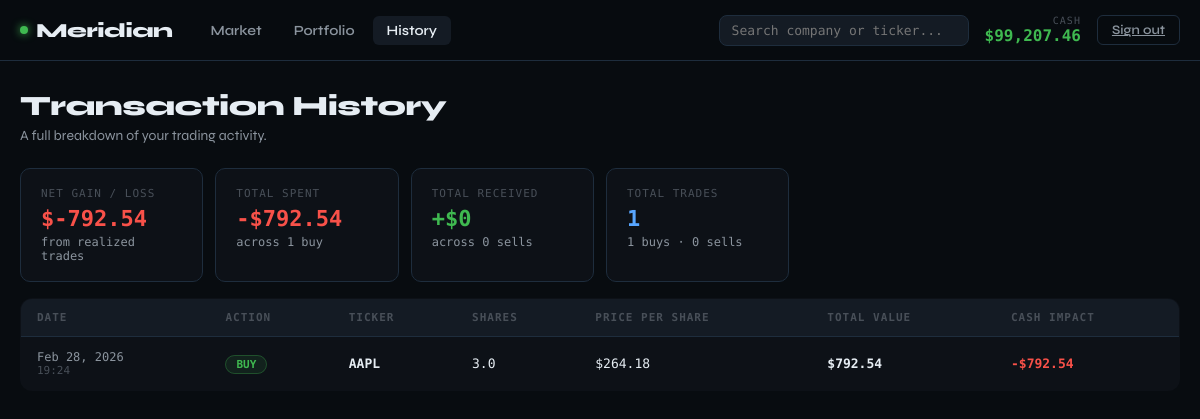
/stocks/history/ (signed in), run on the app's committed database.
### stocks/models.py (models this page shows, shortened)
class Transaction(models.Model):
    BUY = 'BUY'
    SELL = 'SELL'
    ACTION_CHOICES = [(BUY, 'Buy'), (SELL, 'Sell')]
    user = models.ForeignKey(User, on_delete=models.CASCADE)
    ticker = models.CharField(max_length=10)
    action = models.CharField(max_length=4, choices=ACTION_CHOICES)
    shares = models.FloatField()
    price = models.FloatField()
    total = models.FloatField()
    created_at = models.DateTimeField(auto_now_add=True)

### stocks/views.py (the view, shortened to what this page needs)
# urls.py: path('history/', views.transactions_view, name='transactions'),
@login_required
def transactions_view(request):
    txns = Transaction.objects.filter(user=request.user).order_by('-created_at')[:50]
    profile = Profile.objects.get(user=request.user)
    total_spent = sum(t.total for t in txns if t.action == 'BUY')
    total_received = sum(t.total for t in txns if t.action == 'SELL')
    net = round(total_received - total_spent, 2)
    total_trades = txns.count()
    buy_count = sum(1 for t in txns if t.action == 'BUY')
    sell_count = sum(1 for t in txns if t.action == 'SELL')
    sell_txns = [t for t in txns if t.action == 'SELL']
    best_trade = None
    worst_trade = None
    context = {
        'transactions': txns,
        'total_spent': round(total_spent, 2),
        'total_received': round(total_received, 2),
        'net': net,
        'total_trades': total_trades,
        'buy_count': buy_count,
        'sell_count': sell_count,
        'best_trade': best_trade,
        'worst_trade': worst_trade,
    }
    return render(request, 'stocks/transactions.html', context)

### stocks/templates/stocks/transactions.html (shortened to what this page needs)
{% extends "stocks/base.html" %}
{% block nav_history %}active{% endblock %}
{% block content %}
<div class="animate-in">
  <h1 style="font-weight:800;font-size:28px;letter-spacing:-0.5px;margin-bottom:4px">Transaction History</h1>
  <p style="color:var(--text2);font-size:14px;margin-bottom:24px">A full breakdown of your trading activity.</p>
  {% if transactions %}
  <div style="display:grid;grid-template-columns:repeat(auto-fill,minmax(160px,1fr));gap:12px;margin-bottom:16px">
    <div class="sum-card">
      <div class="sum-label">Net Gain / Loss</div>
      <div class="sum-val {% if net >= 0 %}positive{% else %}negative{% endif %}">
        {% if net >= 0 %}+{% endif %}${{ net }}
      </div>
      <div style="font-size:12px;color:var(--text2);margin-top:4px;font-family:var(--font-mono)">
        from realized trades
      </div>
    </div>
    <div class="sum-card">
      <div class="sum-label">Total Spent</div>
      <div class="sum-val negative">-${{ total_spent }}</div>
      <div style="font-size:12px;color:var(--text2);margin-top:4px;font-family:var(--font-mono)">across {{ buy_count }} buy{{ buy_count|pluralize }}</div>
    </div>
    <div class="sum-card">
      <div class="sum-label">Total Received</div>
      <div class="sum-val positive">+${{ total_received }}</div>
      <div style="font-size:12px;color:var(--text2);margin-top:4px;font-family:var(--font-mono)">across {{ sell_count }} sell{{ sell_count|pluralize }}</div>
    </div>
    <div class="sum-card">
      <div class="sum-label">Total Trades</div>
      <div class="sum-val" style="color:var(--accent)">{{ total_trades }}</div>
      <div style="font-size:12px;color:var(--text2);margin-top:4px;font-family:var(--font-mono)">{{ buy_count }} buys · {{ sell_count }} sells</div>
    </div>
  </div>
  <div style="overflow-x:auto">
    <table style="width:100%;border-collapse:collapse;background:var(--bg2);border:1px solid var(--border);border-radius:12px;overflow:hidden">
      <thead>
        <tr>
          <th>Date</th>
          <th>Action</th>
          <th>Ticker</th>
          <th>Shares</th>
          <th>Price Per Share</th>
          <th>Total Value</th>
          <th>Cash Impact</th>
        </tr>
      </thead>
      <tbody>
        {% for t in transactions %}
        <tr onclick="window.location='/stocks/stock/{{ t.ticker }}/'" style="cursor:pointer">
          <td class="td-base td-muted">
            <div>{{ t.created_at|date:"M d, Y" }}</div>
            <div style="font-size:11px;color:var(--text3)">{{ t.created_at|date:"H:i" }}</div>
          </td>
          <td class="td-base">
            <span class="badge {% if t.action == 'BUY' %}badge-buy{% else %}badge-sell{% endif %}">
              {{ t.action }}
            </span>
          </td>
          <td class="td-base td-bold">{{ t.ticker }}</td>
          <td class="td-base">{{ t.shares }}</td>
          <td class="td-base">${{ t.price }}</td>
          <td class="td-base td-bold">${{ t.total }}</td>
          <td class="td-base td-bold {% if t.action == 'BUY' %}negative{% else %}positive{% endif %}">
            {% if t.action == 'BUY' %}-{% else %}+{% endif %}${{ t.total }}
          </td>
        </tr>
        {% endfor %}
      </tbody>
    </table>
  </div>
  {% endif %}
</div>
{% endblock %}

### stocks/templates/stocks/base.html (shortened to what this page needs)
<!DOCTYPE html>
<html lang="en">
<head>
</head>
<body>
<nav>
  <div class="nav-inner">
    <a href="/stocks/" class="logo"><div class="dot"></div>Meridian</a>
    <div class="nav-links">
      <a href="/stocks/" class="nav-link {% block nav_market %}{% endblock %}">Market</a>
      <a href="/stocks/portfolio/" class="nav-link {% block nav_portfolio %}{% endblock %}">Portfolio</a>
      <a href="/stocks/history/" class="nav-link {% block nav_history %}{% endblock %}">History</a>
    </div>
    <div class="nav-right">
      <div class="search-wrap">
        <input class="search-input" id="searchInput" placeholder="Search company or ticker...">
      </div>
      <div class="balance-wrap">
        <span class="balance-label">Cash</span>
        <span class="balance-val" id="navBalance">—</span>
      </div>
      <a href="/logout/" class="logout-btn">Sign out</a>
    </div>
  </div>
</nav>
<main>
  {% block content %}{% endblock %}
</main>
</body>
</html>

### stocks/templates/stocks/base.html (style rules this page uses)
*, *::before, *::after { box-sizing: border-box; margin: 0; padding: 0; }
:root { --bg:#080c10;--bg2:#0d1117;--bg3:#141b24;--bg4:#1c2633; --border:#1e2d3d;--border2:#243447; --text:#e6edf3;--text2:#8b949e;--text3:#484f58; --green:#3fb950;--green2:#238636;--green-glow:rgba(63,185,80,0.15); --red:#f85149;--red2:#da3633;--red-glow:rgba(248,81,73,0.15); --accent:#58a6ff;--accent2:#1f6feb; --font-mono:'Space Mono',monospace;--font-display:'Syne',sans-serif; }
html,body { height:100%;background:var(--bg);color:var(--text);font-family:var(--font-display);-webkit-font-smoothing:antialiased; }
.animate-in { animation:fadeIn 0.4s ease forwards }
nav { background:rgba(8,12,16,0.95);border-bottom:1px solid var(--border);backdrop-filter:blur(12px);position:sticky;top:0;z-index:100; }
.nav-inner { max-width:1200px;margin:0 auto;padding:0 20px;display:flex;align-items:center;gap:24px;height:60px; }
.logo { font-weight:800;font-size:20px;letter-spacing:-0.5px;color:var(--text);text-decoration:none;display:flex;align-items:center;gap:8px; }
.dot { width:8px;height:8px;border-radius:50%;background:var(--green);box-shadow:0 0 8px var(--green);animation:pulse-green 2s infinite;flex-shrink:0; }
.nav-links { display:flex;gap:4px; }
.nav-link { padding:6px 14px;border-radius:6px;font-weight:600;font-size:14px;cursor:pointer;border:none;background:transparent;color:var(--text2);text-decoration:none;transition:all 0.15s; }
.nav-link:hover,.nav-link.active { background:var(--bg3);color:var(--text); }
.nav-right { margin-left:auto;display:flex;align-items:center;gap:16px; }
.balance-wrap { display:flex;flex-direction:column;align-items:flex-end; }
.balance-label { font-size:10px;color:var(--text3);font-family:var(--font-mono);text-transform:uppercase;letter-spacing:1px; }
.balance-val { font-size:16px;font-weight:700;font-family:var(--font-mono);color:var(--green); }
.search-wrap { position:relative; }
.search-input { background:var(--bg3);border:1px solid var(--border);border-radius:8px;padding:7px 12px;color:var(--text);font-family:var(--font-mono);font-size:13px;width:250px;outline:none;transition:border-color 0.2s; }
main { max-width:1200px;margin:0 auto;padding:28px 20px; }
.logout-btn { padding:6px 14px;border-radius:6px;border:1px solid var(--border);background:transparent;color:var(--text2);cursor:pointer;font-family:var(--font-display);font-size:13px;font-weight:600;transition:all 0.15s; }

### stocks/templates/stocks/transactions.html (style rules this page uses)
.badge { padding:2px 10px; border-radius:20px; font-size:11px; font-weight:700; font-family:var(--font-mono); }
.badge-buy { background:rgba(63,185,80,0.1); color:var(--green); border:1px solid rgba(63,185,80,0.3); }
.td-base { padding:13px 16px; font-family:var(--font-mono); font-size:13px; border-bottom:1px solid var(--border); }
.td-bold { font-weight:700; }
.td-muted { color:var(--text2); font-size:12px; }
.positive { color:var(--green); }
.negative { color:var(--red); }
th { padding:12px 16px; font-family:var(--font-mono); font-size:11px; text-transform:uppercase; letter-spacing:1px; color:var(--text3); text-align:left; background:var(--bg3); border-bottom:1px solid var(--border); }
.sum-card { background:var(--bg2); border:1px solid var(--border); border-radius:10px; padding:18px 20px; }
.sum-label { font-size:11px; color:var(--text3); font-family:var(--font-mono); text-transform:uppercase; letter-spacing:1px; margin-bottom:6px; }
.sum-val { font-family:var(--font-mono); font-weight:700; font-size:22px; }

### data on the page
Transaction: created_at "Feb 28, 2026", created_at "19:24", action "BUY", ticker "AAPL", shares "3.0", price "264.18", total "792.54"

### other printed values
{{ net }} "-792.54"
{{ total_spent }} "792.54"
{{ buy_count }} "1"
{{ total_received }} "0"
{{ sell_count }} "0"
{{ total_trades }} "1"
